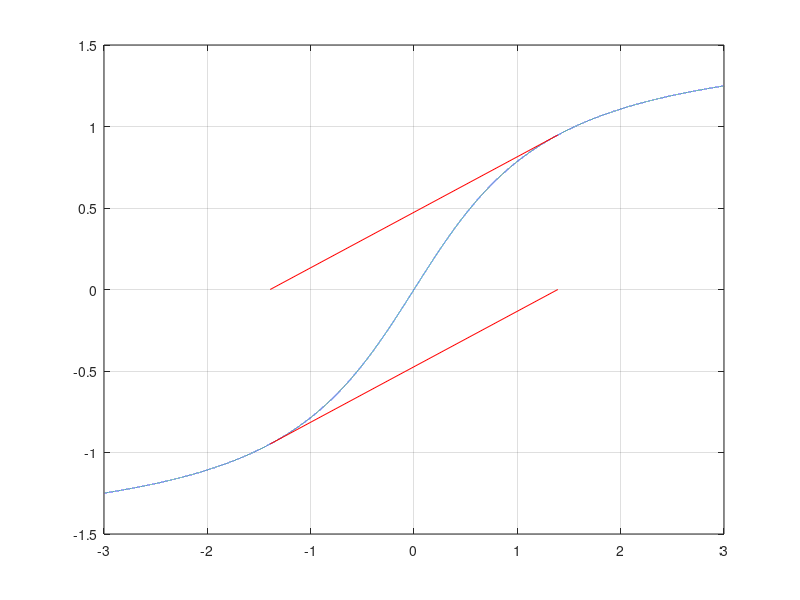

The MATLAB source for this figure: (Note: this script raises an error after producing the figure.)
g=@(x) atan(x);
gd=@(x) 1/(x.^2+1);
maxit=20;
m_eps=10^-10;
x_g=-2:.1:2;       
%hold on;
%plot(x_g,atan(x_g));
%plot(x_g,0,'-o');
%grid;
%hold off;

format long g
x=-3:0.0001:3;
plot(x,atan(x)); 
grid on;
f=@(x) 2*x - atan(x) .* (1+x.^2);
df=@(x) 1 - 2 * x .* atan(x);
p = 1
for k=1:10 
	p = p - f(p)/df(p) 
end

hold on
plot([-p p],[0 atan(p)],'r',[-p p],[atan(-p) 0],'r')
hold off

x0=0.5;
newton(x0,g,gd,m_eps,maxit);
disp('---aa----------------------');

x0=1.0;
newton(x0,g,gd,m_eps,maxit);
disp('-------------------------');

x0=1.3;
newton(x0,g,gd,m_eps,maxit);
disp('-------------------------');

x0=1.4;
newton(x0,g,gd,m_eps,maxit);
disp('-------------------------');

x0=1.35;
newton(x0,g,gd,m_eps,maxit);
disp('-------------------------');

x0=1.375;
newton(x0,g,gd,m_eps,maxit);
disp('-------------------------');

x0=1.3875;
newton(x0,g,gd,m_eps,maxit);
disp('-------------------------');

x0=1.39375;
newton(x0,g,gd,m_eps,maxit);
disp('-------------------------');

x0=1.390625;
newton(x0,g,gd,m_eps,maxit);
disp('-------------------------');

x0=1.3921875;
newton(x0,g,gd,m_eps,maxit);
disp('-------------------------');